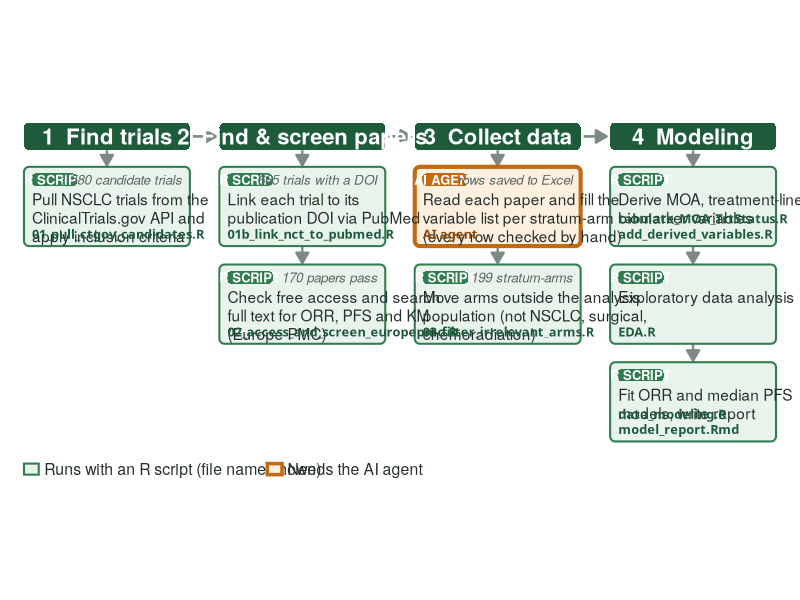

This chart was generated by the following R code:
# Project workflow figure: the four stages of the project (find trials, find
# and screen publications, collect data, modeling), with every sub-step
# marked as either an R script (with its file name) or the AI agent.
#
# Schematic only: counts are the Step 1-3 results in
# nsclc_data_collection_workflow.md, typed in by hand. No input files.
#
# Output: figures/figure0_project_workflow.png

required_pkgs <- c("dplyr", "ggplot2", "ragg")
missing_pkgs <- setdiff(required_pkgs, rownames(installed.packages()))
if (length(missing_pkgs) > 0) install.packages(missing_pkgs)

library(dplyr)
library(ggplot2)

FIG_OUT <- "figures/figure0_project_workflow.png"
dir.create("figures", recursive = TRUE, showWarnings = FALSE)

## ---- Palette (greens match Figures 1-2; amber marks the AI step) --------

HEAD_FILL <- "#1e5b3a"
R_LINE    <- "#2f7d4f"; R_FILL  <- "#e8f3ec"; R_TEXT  <- "#1e5b3a"
AI_LINE   <- "#c26a12"; AI_FILL <- "#fdf0e1"; AI_TEXT <- "#8a4708"
BODY_TEXT <- "#26302b"
SUB_TEXT  <- "#5b6862"
LINE_COL  <- "#7c8a83"
FONT      <- "Helvetica Neue"

## ---- Content ------------------------------------------------------------

stages <- tibble(
  col = 1:4,
  title = c("1  Find trials", "2  Find & screen papers", "3  Collect data", "4  Modeling")
)

# One row per sub-step; `tool` is the R file name(s) or "AI agent".
steps <- tribble(
  ~col, ~row, ~type, ~label,                                   ~tool,                                      ~result,
  1,    1,    "R",   "Pull NSCLC trials from the\nClinicalTrials.gov API and\napply inclusion criteria",
                                                              "01_pull_ctgov_candidates.R",               "1,580 candidate trials",
  2,    1,    "R",   "Link each trial to its\npublication DOI via PubMed",
                                                              "01b_link_nct_to_pubmed.R",                 "665 trials with a DOI",
  2,    2,    "R",   "Check free access and search\nfull text for ORR, PFS and KM\n(Europe PMC)",
                                                              "02_access_and_screen_europepmc.R",         "170 papers pass",
  3,    1,    "AI",  "Read each paper and fill the\nvariable list per stratum-arm\n(every row checked by hand)",
                                                              "AI agent",                                 "rows saved to Excel",
  3,    2,    "R",   "Move arms outside the analysis\npopulation (not NSCLC, surgical,\nchemoradiation)",
                                                              "03_filter_irrelevant_arms.R",              "199 stratum-arms",
  4,    1,    "R",   "Derive MOA, treatment-line and\nbiomarker variables",
                                                              "tabulate_MOA_TrtStatus.R\nadd_derived_variables.R", "",
  4,    2,    "R",   "Exploratory data analysis",          "EDA.R",                                    "",
  4,    3,    "R",   "Fit ORR and median PFS\nmodels, write report",
                                                              "data_modeling.R\nmodel_report.Rmd",        ""
)

## ---- Layout -------------------------------------------------------------

COL_W <- 4.5; COL_GAP <- 0.8
HEAD_H <- 0.75; HEAD_GAP <- 0.45
BOX_H <- 2.15; BOX_GAP <- 0.5

stages <- stages %>%
  mutate(xmin = (col - 1) * (COL_W + COL_GAP), xmax = xmin + COL_W, xc = (xmin + xmax) / 2)

steps <- steps %>%
  left_join(select(stages, col, xmin, xmax, xc), by = "col") %>%
  mutate(ymax = -HEAD_H - HEAD_GAP - (row - 1) * (BOX_H + BOX_GAP),
         ymin = ymax - BOX_H,
         line = ifelse(type == "AI", AI_LINE, R_LINE),
         fill = ifelse(type == "AI", AI_FILL, R_FILL),
         tagc = ifelse(type == "AI", AI_TEXT, R_TEXT),
         tag  = ifelse(type == "AI", "AI AGENT", "R SCRIPT"),
         lw   = ifelse(type == "AI", 1.4, 0.7))

# Rounded-rectangle polygon (ggplot2 has no rounded geom_rect).
round_rect <- function(xmin, xmax, ymin, ymax, r = 0.14, n = 8) {
  arc <- function(x0, y0, a0) {
    a <- seq(a0, a0 + pi / 2, length.out = n)
    tibble(x = x0 + r * cos(a), y = y0 + r * sin(a))
  }
  bind_rows(arc(xmax - r, ymax - r, 0), arc(xmin + r, ymax - r, pi / 2),
            arc(xmin + r, ymin + r, pi), arc(xmax - r, ymin + r, 3 * pi / 2))
}
head_polys <- stages %>% rowwise() %>%
  reframe(id = col, round_rect(xmin, xmax, -HEAD_H, 0))
box_polys <- steps %>% mutate(id = paste(col, row)) %>% rowwise() %>%
  reframe(id = id, fill = fill, line = line, lw = lw, round_rect(xmin, xmax, ymin, ymax))

# Tag pill in each box's top-left corner.
PILL_W <- 1.25; PILL_H <- 0.34
pills <- steps %>%
  mutate(pxmin = xmin + 0.2, pxmax = pxmin + PILL_W, pymax = ymax - 0.18, pymin = pymax - PILL_H)
pill_polys <- pills %>% mutate(id = paste(col, row)) %>% rowwise() %>%
  reframe(id = id, line = line, round_rect(pxmin, pxmax, pymin, pymax, r = 0.12))

y_bottom <- min(steps$ymin)
legend_y <- y_bottom - 0.75

arrow_spec <- arrow(length = unit(0.12, "in"), type = "closed")

# Arrows between stage headers, and down within a stage.
head_arrows <- stages %>% filter(col < 4) %>%
  transmute(x = xmax + 0.08, xend = xmax + COL_GAP - 0.1, y = -HEAD_H / 2)
down_arrows <- bind_rows(
  stages %>% transmute(col, x = xc, y = -HEAD_H, yend = -HEAD_H - HEAD_GAP + 0.04),
  steps %>% group_by(col) %>% filter(row < max(row)) %>% ungroup() %>%
    transmute(col, x = xc, y = ymin, yend = ymin - BOX_GAP + 0.04)
)

## ---- Plot ---------------------------------------------------------------

p <- ggplot() +
  annotate("segment", x = head_arrows$x, xend = head_arrows$xend, y = head_arrows$y, yend = head_arrows$y,
           color = LINE_COL, linewidth = 0.9, arrow = arrow_spec) +
  annotate("segment", x = down_arrows$x, xend = down_arrows$x, y = down_arrows$y, yend = down_arrows$yend,
           color = LINE_COL, linewidth = 0.8, arrow = arrow_spec) +
  geom_polygon(data = head_polys, aes(x, y, group = id), fill = HEAD_FILL) +
  geom_text(data = stages, aes(xc, -HEAD_H / 2, label = title), color = "white",
            size = 5.6, fontface = "bold", family = FONT) +
  geom_polygon(data = box_polys, aes(x, y, group = id, fill = I(fill), color = I(line), linewidth = I(lw))) +
  geom_polygon(data = pill_polys, aes(x, y, group = id, fill = I(line))) +
  geom_text(data = pills, aes((pxmin + pxmax) / 2, (pymin + pymax) / 2, label = tag),
            color = "white", size = 3.3, fontface = "bold", family = FONT) +
  geom_text(data = steps, aes(xmin + 0.22, ymax - 0.72, label = label), color = BODY_TEXT,
            size = 3.9, hjust = 0, vjust = 1, lineheight = 1.0, family = FONT) +
  geom_text(data = steps, aes(xmin + 0.22, ymin + 0.2, label = tool, color = I(tagc)),
            size = 3.25, hjust = 0, vjust = 0, fontface = "bold", lineheight = 1.0, family = "Menlo") +
  geom_text(data = filter(steps, result != ""), aes(xmax - 0.2, ymax - 0.35, label = result),
            color = SUB_TEXT, size = 3.4, hjust = 1, fontface = "italic", family = FONT) +
  # legend
  annotate("rect", xmin = 0, xmax = 0.4, ymin = legend_y - 0.15, ymax = legend_y + 0.15,
           fill = R_FILL, color = R_LINE, linewidth = 0.7) +
  annotate("text", x = 0.55, y = legend_y, label = "Runs with an R script (file name shown)",
           hjust = 0, size = 4.0, color = BODY_TEXT, family = FONT) +
  annotate("rect", xmin = 6.6, xmax = 7.0, ymin = legend_y - 0.15, ymax = legend_y + 0.15,
           fill = AI_FILL, color = AI_LINE, linewidth = 1.2) +
  annotate("text", x = 7.15, y = legend_y, label = "Needs the AI agent",
           hjust = 0, size = 4.0, color = BODY_TEXT, family = FONT) +
  coord_fixed(xlim = c(-0.05, max(stages$xmax) + 0.05), ylim = c(legend_y - 0.35, 0.05),
              expand = FALSE, clip = "off") +
  theme_void(base_family = FONT) +
  theme(plot.margin = margin(14, 16, 12, 16),
        plot.background = element_rect(fill = "white", color = NA))

ggsave(FIG_OUT, p, device = ragg::agg_png, width = 14, height = 6.6, dpi = 300, bg = "white")
message("Wrote ", FIG_OUT)
